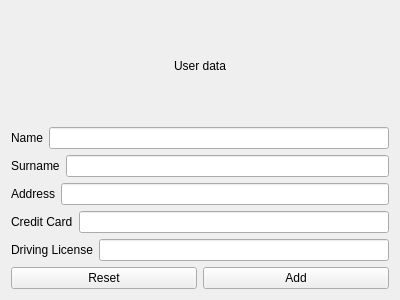
<?xml version="1.0" encoding="UTF-8"?>
<ui version="4.0">
 <class>UserForm</class>
 <widget class="QWidget" name="UserForm">
  <property name="geometry">
   <rect>
    <x>0</x>
    <y>0</y>
    <width>400</width>
    <height>300</height>
   </rect>
  </property>
  <property name="windowTitle">
   <string>Form</string>
  </property>
  <layout class="QVBoxLayout" name="verticalLayout_2">
   <item>
    <layout class="QVBoxLayout" name="verticalLayout">
     <item>
      <widget class="QLabel" name="label_5">
       <property name="minimumSize">
        <size>
         <width>0</width>
         <height>46</height>
        </size>
       </property>
       <property name="text">
        <string>User data</string>
       </property>
       <property name="textFormat">
        <enum>Qt::AutoText</enum>
       </property>
       <property name="alignment">
        <set>Qt::AlignCenter</set>
       </property>
       <property name="wordWrap">
        <bool>true</bool>
       </property>
      </widget>
     </item>
     <item>
      <layout class="QHBoxLayout" name="horizontalLayout_2">
       <item>
        <widget class="QLabel" name="label_2">
         <property name="text">
          <string>Name</string>
         </property>
        </widget>
       </item>
       <item>
        <widget class="QLineEdit" name="name_lineEdit"/>
       </item>
      </layout>
     </item>
     <item>
      <layout class="QHBoxLayout" name="horizontalLayout_3">
       <item>
        <widget class="QLabel" name="label_3">
         <property name="text">
          <string>Surname</string>
         </property>
        </widget>
       </item>
       <item>
        <widget class="QLineEdit" name="surname_lineEdit"/>
       </item>
      </layout>
     </item>
     <item>
      <layout class="QHBoxLayout" name="horizontalLayout_4">
       <item>
        <widget class="QLabel" name="label_4">
         <property name="text">
          <string>Address</string>
         </property>
        </widget>
       </item>
       <item>
        <widget class="QLineEdit" name="address_lineEdit"/>
       </item>
      </layout>
     </item>
     <item>
      <layout class="QHBoxLayout" name="horizontalLayout_6">
       <item>
        <widget class="QLabel" name="label_6">
         <property name="text">
          <string>Credit Card</string>
         </property>
        </widget>
       </item>
       <item>
        <widget class="QLineEdit" name="credit_card_lineEdit"/>
       </item>
      </layout>
     </item>
     <item>
      <layout class="QHBoxLayout" name="horizontalLayout">
       <item>
        <widget class="QLabel" name="label">
         <property name="text">
          <string>Driving License</string>
         </property>
        </widget>
       </item>
       <item>
        <widget class="QLineEdit" name="driving_license_lineEdit"/>
       </item>
      </layout>
     </item>
     <item>
      <layout class="QHBoxLayout" name="horizontalLayout_5">
       <item>
        <widget class="QPushButton" name="reset_pushButton">
         <property name="text">
          <string>Reset</string>
         </property>
        </widget>
       </item>
       <item>
        <widget class="QPushButton" name="addUser_pushButton">
         <property name="text">
          <string>Add</string>
         </property>
        </widget>
       </item>
      </layout>
     </item>
    </layout>
   </item>
  </layout>
 </widget>
 <resources/>
 <connections/>
</ui>
